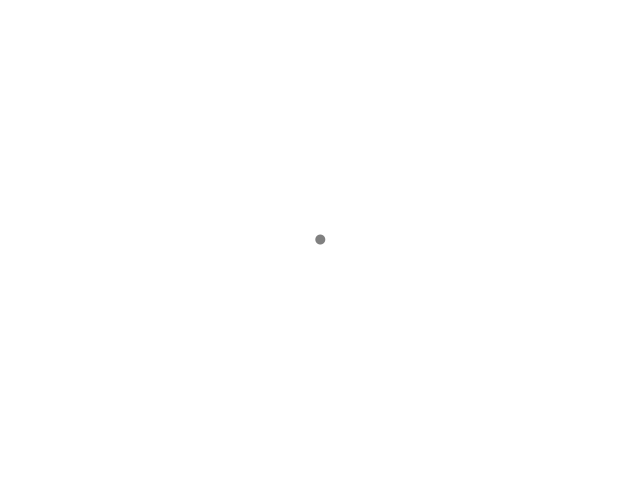
Frame 1 (no input)
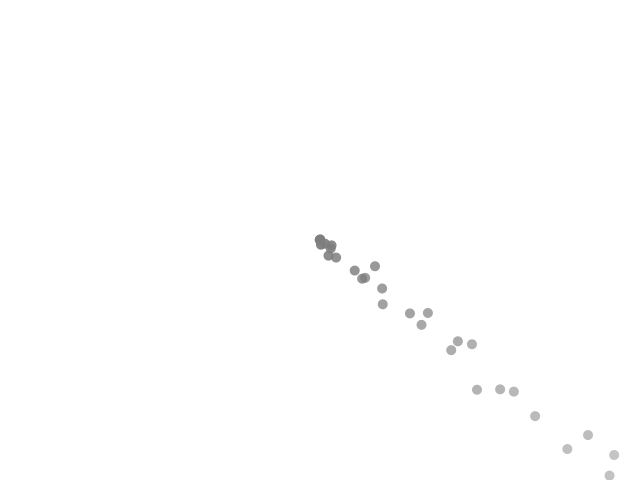
Frame 60 (the mouse pressed at the canvas centre just before this capture)
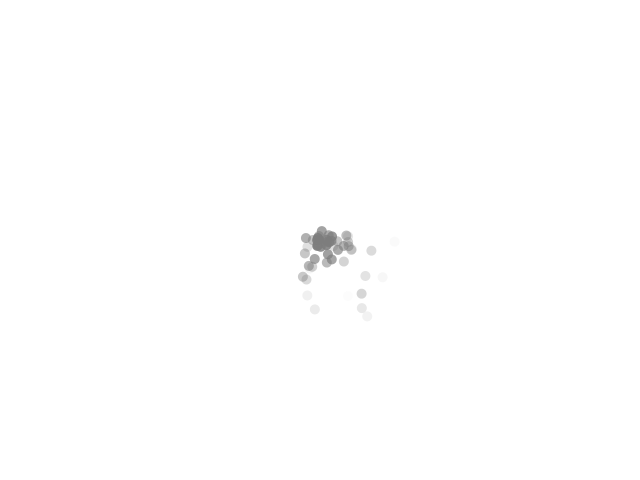
Frame 120 (the mouse held since frame 60 and released just before this capture)

The Processing sketch that drew these frames (run headless with seeded random() and noise(); from frame 60 on, the mouse is pressed at the canvas centre):

// Processing sketch: SimpleSystem_InfiniteChase
// ── SimpleSystem_InfiniteChase.pde
import java.util.*;

ArrayList<Particle> particles;
int SIZE = 400;


void setup() {
  size(640, 480);
  background(255);
  
  particles = new ArrayList<Particle>();
}

void draw() {
  background(255);
  
  PVector mouse = new PVector(
    -mouseX + width/2,
    -mouseY + height/2
  );
  mouse.normalize();
  
  particles.add(new Particle(new PVector(width/2, height/2)));
  
  Iterator<Particle> it = particles.iterator();
  while (it.hasNext()) {
    Particle p = it.next();
    p.applyForce(
      new PVector(
        random(0, 0.05),
        random(0, 0.05)
      )
    );
    p.applyForce(mouse);
    p.run();
    if (p.isDead()) {
      it.remove();
    }
  }
}

// ── Particle.pde
class Particle {
  PVector location;
  PVector velocity;
  PVector acceleration;
  float lifespan;
  
  Particle(PVector location_p) {
    location = location_p.copy();
    velocity = new PVector(random(-1, 1), random(-1, 1));
    acceleration = new PVector(0, 0.2);
    lifespan = 255;
  }
  
  void run() {
    update();
    display();
  } 
  
  void update() {
    location.add(velocity);
    velocity.add(acceleration);
    lifespan -= 5.0;
    
    acceleration.mult(0);
  }
  
  void display() {
    noStroke();
    fill(125, lifespan);
    ellipse(location.x, location.y, 10, 10);
  }
  
  boolean isDead() {
    return lifespan <= 0.0 ? true : false;
  }
  
  void applyForce(PVector f) {
    acceleration.add(f);
  }
}
